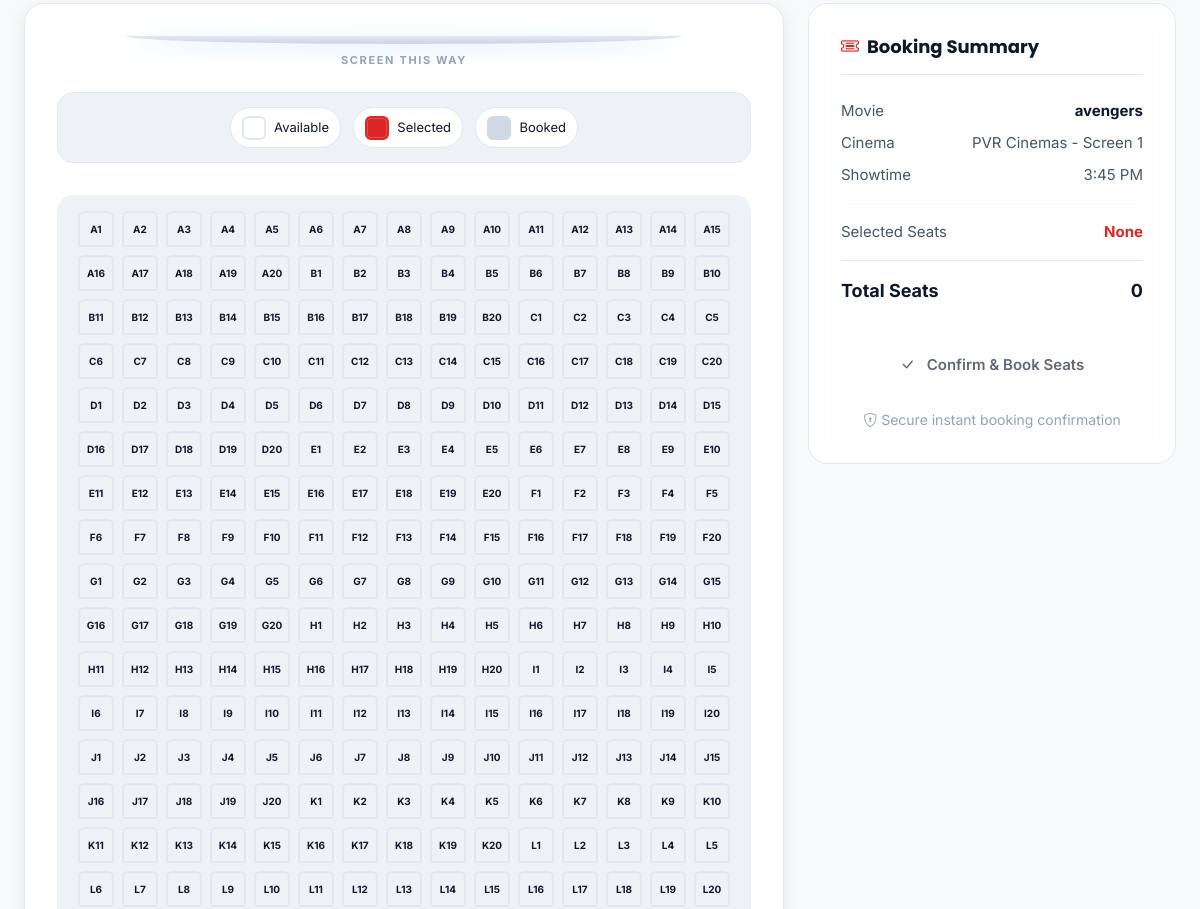
Before: /movies/theater/4/seats/book/ (signed in, middle part) with the older database file.
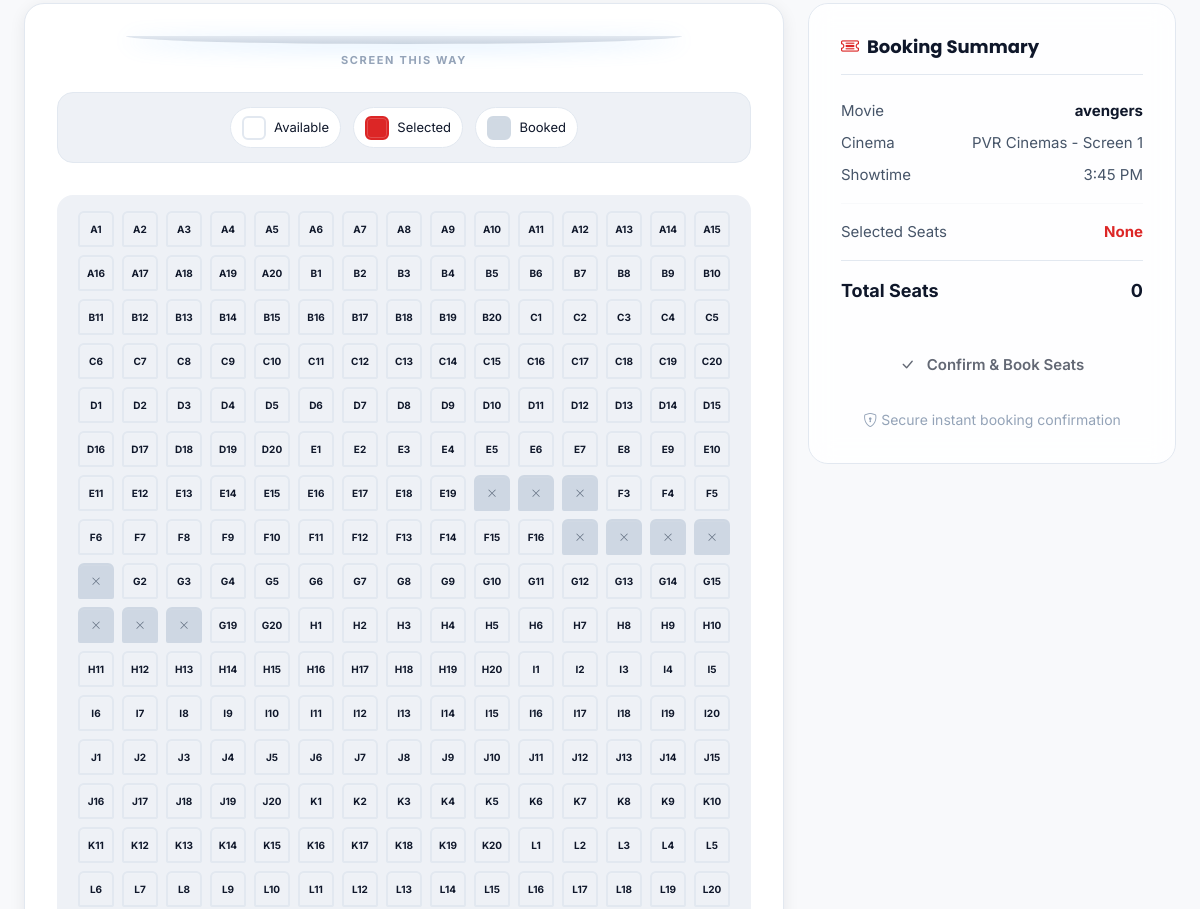
After: the same page with the newer database file.
### movies/models.py (models this page shows, shortened)
class Seat(models.Model):
    theater = models.ForeignKey(Theater,on_delete=models.CASCADE,related_name='seats')
    seat_number = models.CharField(max_length=10)
    is_booked=models.BooleanField(default=False)

### movies/views.py (the view, shortened to what this page needs)
# urls.py: path('theater/<int:theater_id>/seats/book/', views.book_seats, name='book_seats'),
@login_required(login_url='/login/')
def book_seats(request, theater_id):
    theaters = get_object_or_404(Theater, id=theater_id)
    seats = Seat.objects.filter(theater=theaters)
    return render(request, 'movies/seat_selection.html', {'theaters': theaters, "seats": seats})

### templates/movies/seat_selection.html (shortened to what this page needs)
{% extends "base.html" %}
{% load static %}
{% block content %}
<section class="page-section seat-page">
  <div class="container-bms">
    <form method="POST" id="seatBookingForm">
      <div class="row g-4">
        <div class="col-lg-8">
          <div class="seat-layout">
            <div class="cinema-screen"></div>
            <div class="seat-legend">
              <div class="legend-item">
                <div class="seat" style="background: var(--bg-input); border-color: var(--border-color);"></div>
                <span>Available</span>
              </div>
              <div class="legend-item">
                <div class="seat seat--selected"></div>
                <span>Selected</span>
              </div>
              <div class="legend-item">
                <div class="seat seat--booked"></div>
                <span>Booked</span>
              </div>
            </div>
            <div class="d-flex flex-wrap justify-content-center gap-2 p-3 my-3" style="background: var(--bg-tertiary); border-radius: var(--radius-lg);">
              {% for seat in seats %}
                <div class="seat-wrapper">
                  {% if not seat.is_booked %}
                    <label for="seat-{{ seat.id }}" class="seat" title="Seat {{ seat.seat_number }}">
                      {{ seat.seat_number }}
                    </label>
                  {% else %}
                    <div class="seat seat--booked" title="Booked">
                      <i class="bi bi-x-lg" style="font-size: 0.6rem;"></i>
                    </div>
                  {% endif %}
                </div>
              {% endfor %}
            </div>
          </div>
        </div>
        <div class="col-lg-4">
          <div class="booking-summary">
            <h2 class="booking-summary__title"><i class="bi bi-ticket-detailed me-2 text-danger"></i>Booking Summary</h2>
            <div class="summary-row">
              <span>Movie</span>
              <strong style="color: var(--text-primary);">{{ theaters.movie.name }}</strong>
            </div>
            <div class="summary-row">
              <span>Cinema</span>
              <span>{{ theaters.name }}</span>
            </div>
            <div class="summary-row">
              <span>Showtime</span>
              <span>{{ theaters.time|date:"g:i A" }}</span>
            </div>
            <hr style="border-color: var(--border-color);">
            <div class="summary-row">
              <span>Selected Seats</span>
              <strong id="selectedSeatNumbers" class="text-danger">None</strong>
            </div>
            <div class="summary-row summary-row--total">
              <span>Total Seats</span>
              <span id="selectedSeatCount">0</span>
            </div>
            <button type="submit" class="btn btn-bms-primary w-100 justify-content-center py-3 mt-4 fw-semibold" id="submitBookingBtn" disabled>
              <i class="bi bi-check-lg me-1"></i> Confirm &amp; Book Seats
            </button>
            <p class="text-muted small text-center mt-3 mb-0">
              <i class="bi bi-shield-lock me-1"></i>Secure instant booking confirmation
            </p>
          </div>
        </div>
      </div>
    </form>
  </div>
</section>
{% endblock %}

Changed rows visible on the page:
changed Seat (number 100 of 240 on the later page): is_booked False → True (drawn); seat_number "E20" → (not shown)
changed Seat (number 101 of 240 on the later page): is_booked False → True (drawn); seat_number "F1" → (not shown)
changed Seat (number 102 of 240 on the later page): is_booked False → True (drawn); seat_number "F2" → (not shown)
changed Seat (number 117 of 240 on the later page): is_booked False → True (drawn); seat_number "F17" → (not shown)
changed Seat (number 118 of 240 on the later page): is_booked False → True (drawn); seat_number "F18" → (not shown)
changed Seat (number 119 of 240 on the later page): is_booked False → True (drawn); seat_number "F19" → (not shown)
changed Seat (number 120 of 240 on the later page): is_booked False → True (drawn); seat_number "F20" → (not shown)
changed Seat (number 121 of 240 on the later page): is_booked False → True (drawn); seat_number "G1" → (not shown)
changed Seat (number 136 of 240 on the later page): is_booked False → True (drawn); seat_number "G16" → (not shown)
changed Seat (number 137 of 240 on the later page): is_booked False → True (drawn); seat_number "G17" → (not shown)
changed Seat (number 138 of 240 on the later page): is_booked False → True (drawn); seat_number "G18" → (not shown)
